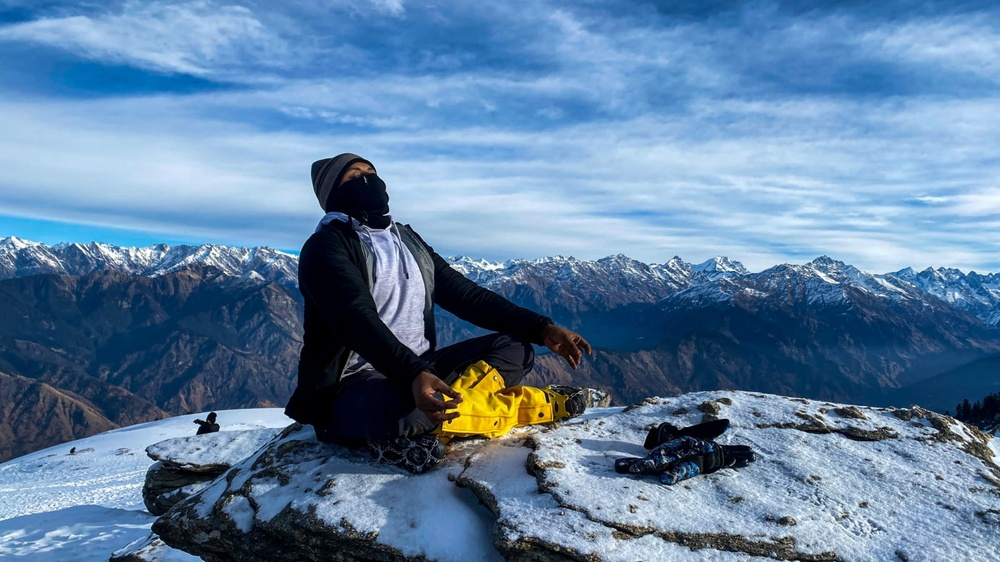
#> input picture Assignment6/srv.jpeg, 1000 x 562 px, shrunk from 1600 x 900 before the run
$ python 6.py
#> lines starting #> are read from the running program, lines starting #| are printed output that depends on the picture; after the words box and inside, x2 and y2 are one past the last pixel; in counts of white or black regions, pixels touching at a corner belong together
import numpy as np
import cv2

image = cv2.imread('srv.jpeg')
#> image is the input picture: shape (562, 1000, 3); mean B, G, R 160.7, 128, 95.3
grayscaleimage = cv2.cvtColor(image, cv2.COLOR_BGR2GRAY)
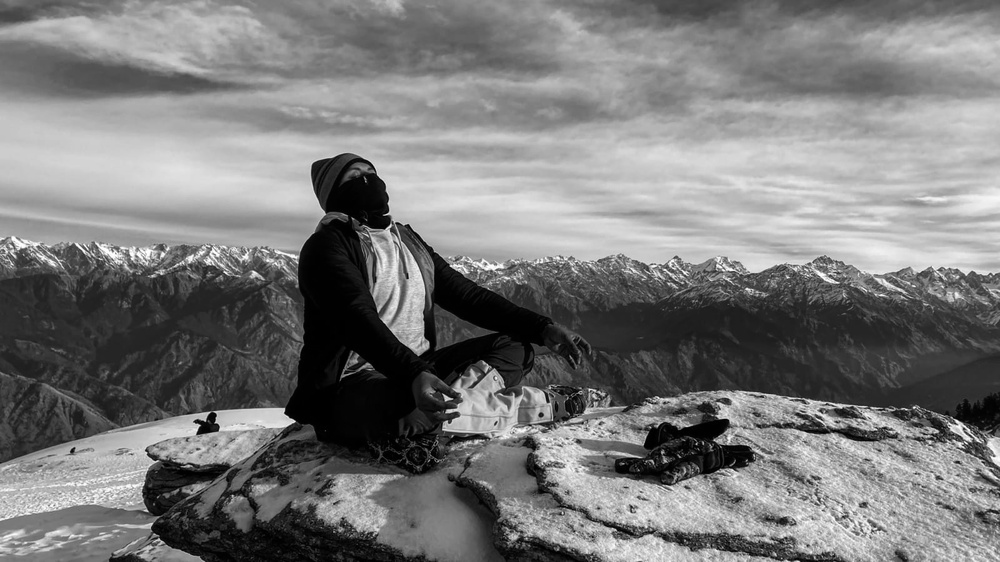
#> grayscaleimage: shape (562, 1000); min 0, max 255, mean 122

cv2.imshow("original Image",grayscaleimage)
cv2.imwrite('original Image.jpeg',grayscaleimage)
cv2.waitKey(0)

cv2.imshow("increase contrast Image",grayscaleimage*1.1)
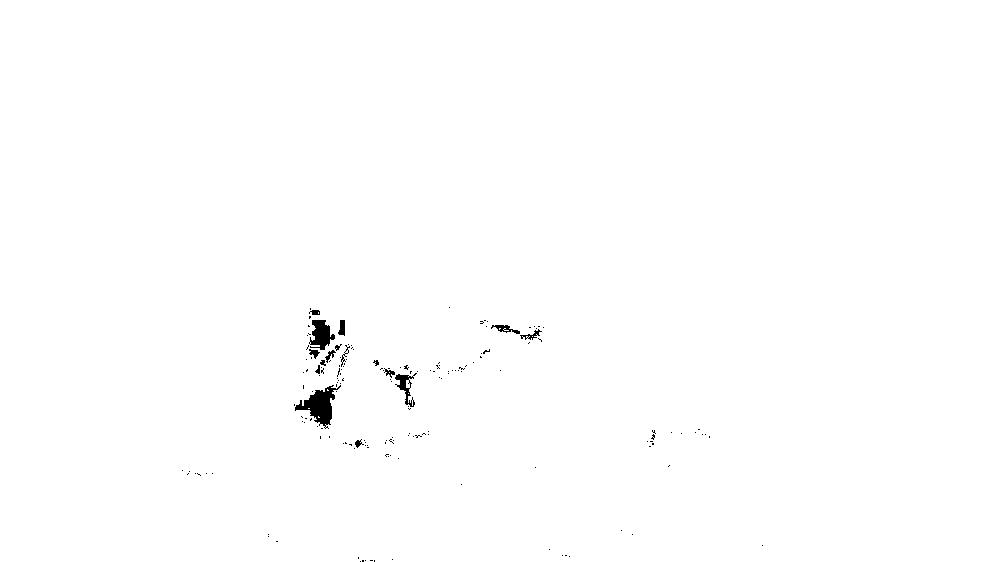
#> window 'increase contrast Image': shape (562, 1000); 99.5% white; 169 black regions (153 under 20 px), largest, box (x1, y1, x2, y2) and area: (295, 385, 341, 429) 829, (309, 320, 335, 350) 466, (395, 373, 417, 407) 251
cv2.imwrite('increase contrast Image.jpeg', grayscaleimage*1.1)
cv2.waitKey(0)

cv2.imshow("decrease contrast Image",grayscaleimage*0.0009)
cv2.imwrite('decrease contrast Image.jpeg', grayscaleimage*0.0009)
cv2.waitKey(0)

cv2.destroyAllWindows()
